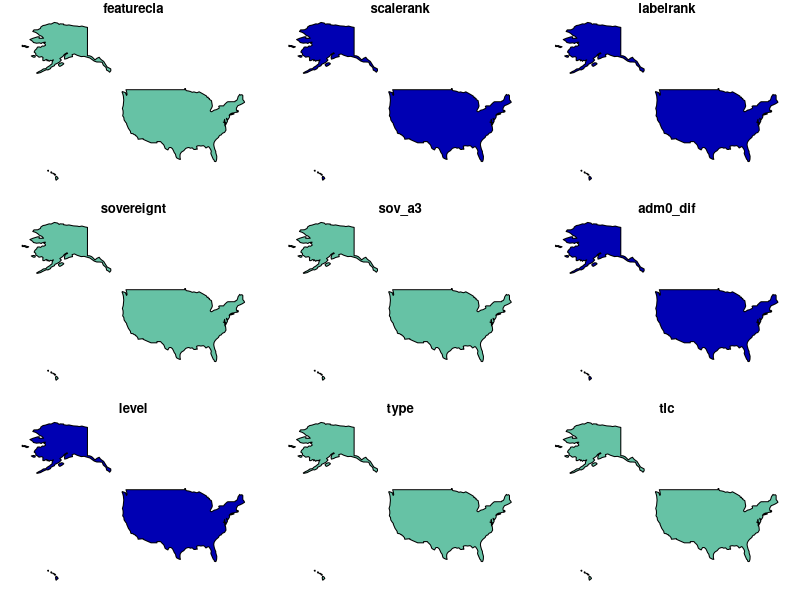

The R source for this figure:
#' ---
#' title: "Rasterdaten"
#' author: "Jan-Philipp Kolb"
#' date: "23 Oktober 2018"
#' output:
#'   beamer_presentation: 
#'     colortheme: beaver
#'     fonttheme: structurebold
#'     highlight: tango
#'     keep_tex: yes
#'     theme: CambridgeUS
#'   slidy_presentation: default
#' ---
#' 
## ----setup, include=FALSE------------------------------------------------
knitr::opts_chunk$set(echo = FALSE)

#' 
#' ## 
#' 
## ----eval=FALSE, include=FALSE-------------------------------------------
## install.packages("rnaturalearth")

#' 
#' 
## ------------------------------------------------------------------------
library(rnaturalearth)
usa = ne_countries(country = "United States of America") # United States borders
class(usa)

#' 
#' ## [](https://geocompr.robinlovelace.net/read-write.html)
#' 
## ------------------------------------------------------------------------
library(sf)
usa_sf <- st_as_sf(usa)
plot(usa_sf)

#' 
#' ## [Indikatoren vom Institut für ökologische Raumforschung (IÖR)](http://www.ioer-monitor.de/)
#' 
#' 
#' ![](figure/ioermonitor.PNG)
#' 
#' <!--
#' http://www.ioer-monitor.de/indikatoren/#c1793
#' https://monitor.ioer.de/frontend/data/anleitung_import_qgis.pdf
#' https://monitor.ioer.de/?raeumliche_gliederung=raster&klassenanzahl=7&opacity=0.8&zoom=6&lat=51.33061163769853&lng=10.458984375000002&ind=B02DT&baselayer=webatlas&time=2011&raumgl=bld&klassifizierung=haeufigkeit&darstellung=auto&ags_array=&glaettung=0&rasterweite=0&
#' http://www.ioer-monitor.de/indikatoren/#c1793
#' -->
